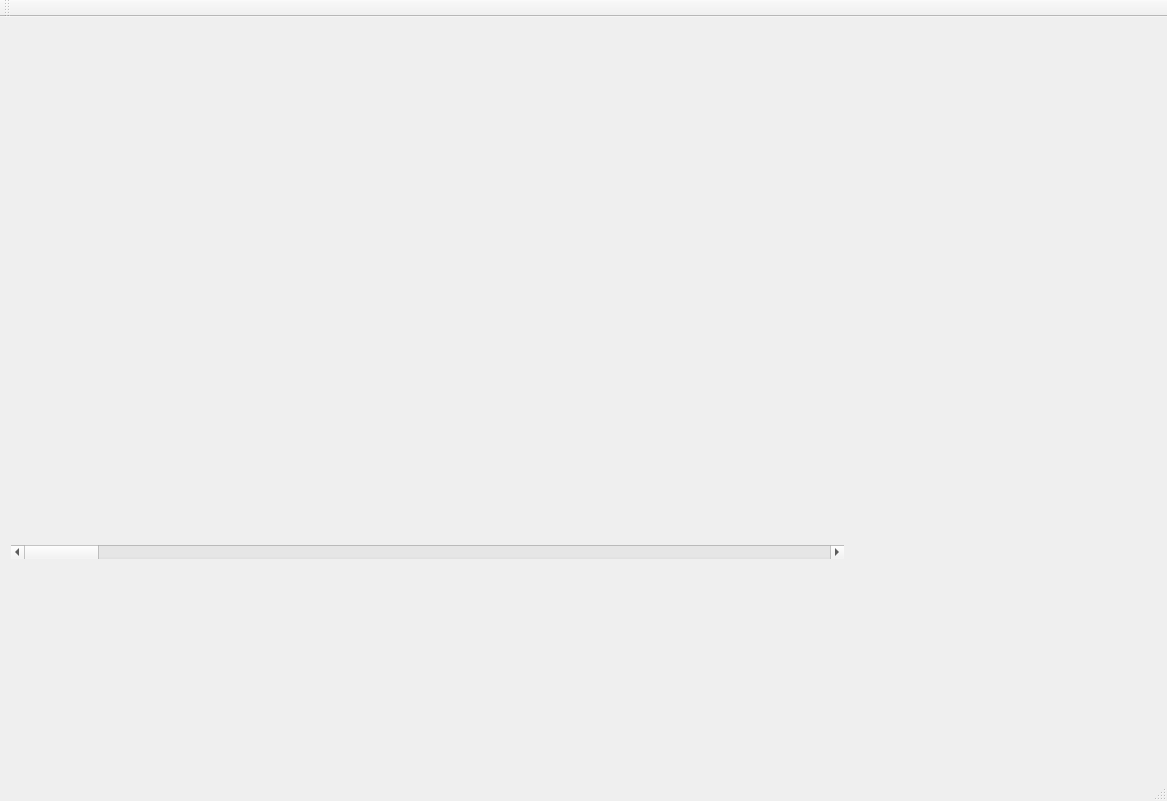
<?xml version="1.0" encoding="UTF-8"?>
<ui version="4.0">
 <class>MainWindow</class>
 <widget class="QMainWindow" name="MainWindow">
  <property name="geometry">
   <rect>
    <x>0</x>
    <y>0</y>
    <width>1167</width>
    <height>801</height>
   </rect>
  </property>
  <property name="windowTitle">
   <string>MainWindow</string>
  </property>
  <widget class="QWidget" name="centralWidget">
   <widget class="QWidget" name="verticalLayoutWidget">
    <property name="geometry">
     <rect>
      <x>0</x>
      <y>0</y>
      <width>855</width>
      <height>553</height>
     </rect>
    </property>
    <layout class="QVBoxLayout" name="verticalLayout">
     <property name="spacing">
      <number>0</number>
     </property>
     <item>
      <widget class="QCustomPlot" name="customPlot" native="true">
       <property name="minimumSize">
        <size>
         <width>100</width>
         <height>100</height>
        </size>
       </property>
       <property name="maximumSize">
        <size>
         <width>16777215</width>
         <height>16777215</height>
        </size>
       </property>
      </widget>
     </item>
     <item>
      <widget class="QScrollBar" name="horizontalScrollBar">
       <property name="orientation">
        <enum>Qt::Horizontal</enum>
       </property>
      </widget>
     </item>
    </layout>
   </widget>
  </widget>
  <widget class="QMenuBar" name="menuBar">
   <property name="geometry">
    <rect>
     <x>0</x>
     <y>0</y>
     <width>1167</width>
     <height>26</height>
    </rect>
   </property>
  </widget>
  <widget class="QToolBar" name="mainToolBar">
   <attribute name="toolBarArea">
    <enum>TopToolBarArea</enum>
   </attribute>
   <attribute name="toolBarBreak">
    <bool>false</bool>
   </attribute>
  </widget>
  <widget class="QStatusBar" name="statusBar"/>
 </widget>
 <layoutdefault spacing="6" margin="11"/>
 <customwidgets>
  <customwidget>
   <class>QCustomPlot</class>
   <extends>QWidget</extends>
   <header location="global">qcustomplot.h</header>
   <container>1</container>
  </customwidget>
 </customwidgets>
 <resources/>
 <connections/>
</ui>
